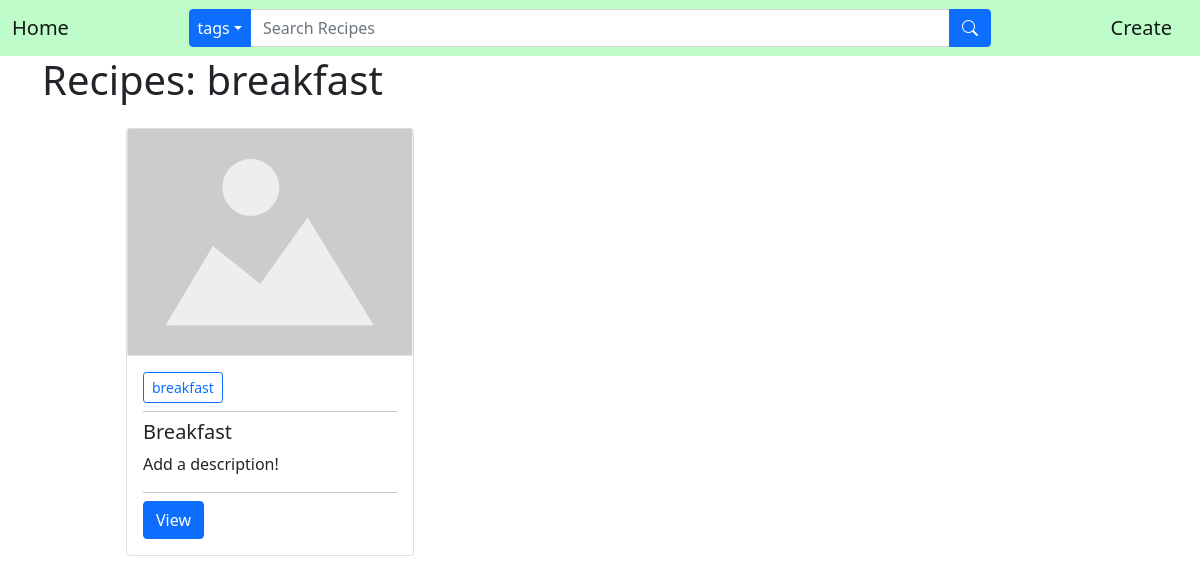
The page /tag/?tag=breakfast on the database its author committed.
### recipes/models.py (models this page shows, shortened)
class Tag(models.Model):
    name = models.CharField(max_length=20)
    def __str__(self):
        return self.name

class Recipe(models.Model):
    name = models.CharField(max_length=30)
    pub_date = models.DateTimeField('date published', default=timezone.now)
    description = models.TextField(max_length=500, default="Add a description!")
    image = models.ImageField(default='default.png', upload_to='recipe_pics')
    tags = models.ManyToManyField(Tag, null=True)
    instructions = models.TextField(max_length=1000, default='')

### recipes/views.py (the view)
# urls.py: path('tag/', TagListView.as_view(), name='tag-list'),
class TagListView(ListView):
    model = Tag
    template_name = 'recipes/tag_list.html'
    context_object_name = 'tag_list'
    ordering = 'name'
    paginate_by = 12
    def get_queryset(self):
        result = super(TagListView, self).get_queryset()
        query = self.request.GET.get('tag')
        q_tag_recipes = Tag.objects.get(name=query)
        if query:
            result = Recipe.objects.filter(tags=q_tag_recipes)
        else:
            result = None
        return result
    def get_context_data(self, **kwargs):
        data = super(TagListView, self).get_context_data(**kwargs)
        query = self.request.GET.get('tag')
        data['q_tag'] = Tag.objects.get(name=query)
        return data

### recipes/context_processors.py (called while the page is built)
def tag_context(request):
    tags = Tag.objects.all()
    return{
        'tags': tags
    }

### recipes/templates/recipes/tag_list.html (shortened to what this page needs)
{% extends "recipes/base.html" %}
{% block content %}
    <div class="container">
        <h1>Recipes: {{ q_tag.name }}</h1>
        <div class="row m-4">
            {% for recipe in tag_list %}
                <div class="col-3 mx-5">
                    <div class="card" style="width: 18rem;">
                        <img src="{{ recipe.image.url }}" class="card-img-top" alt="...">
                        <div class="card-body">
                            <form method="GET" action="{% url 'tag-list' %}">
                                {% for tag in recipe.tags.all %}
                                <input class="btn btn-outline-primary btn-sm" type="submit" name="tag" value="{{ tag }}">
                                {% endfor %}
                            </form>
                            <hr class="my-2">
                            <h5 class="card-title">{{ recipe.name }}</h5>
                            <p class="card-text">{{ recipe.description }}</p>
                            <hr class="my-2">
                            <a href="{% url 'recipe-detail' recipe.id %}" class="btn btn-primary">View</a>
                        </div>
                    </div>
                </div>
            {% endfor %}
        </div>
    </div>
{% endblock content %}

### rows shown on the page
Tag: name "breakfast", tag "breakfast"
Recipe: image (placeholder picture), name "Breakfast", description "Add a description!"
